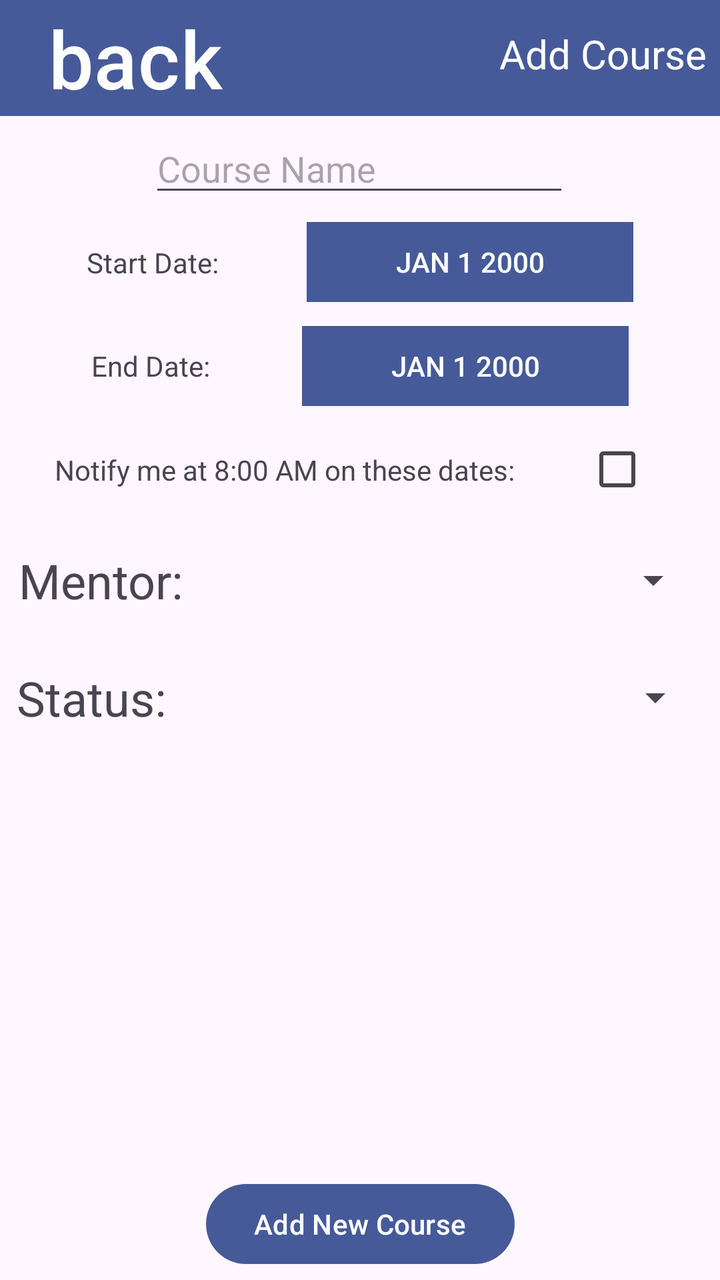
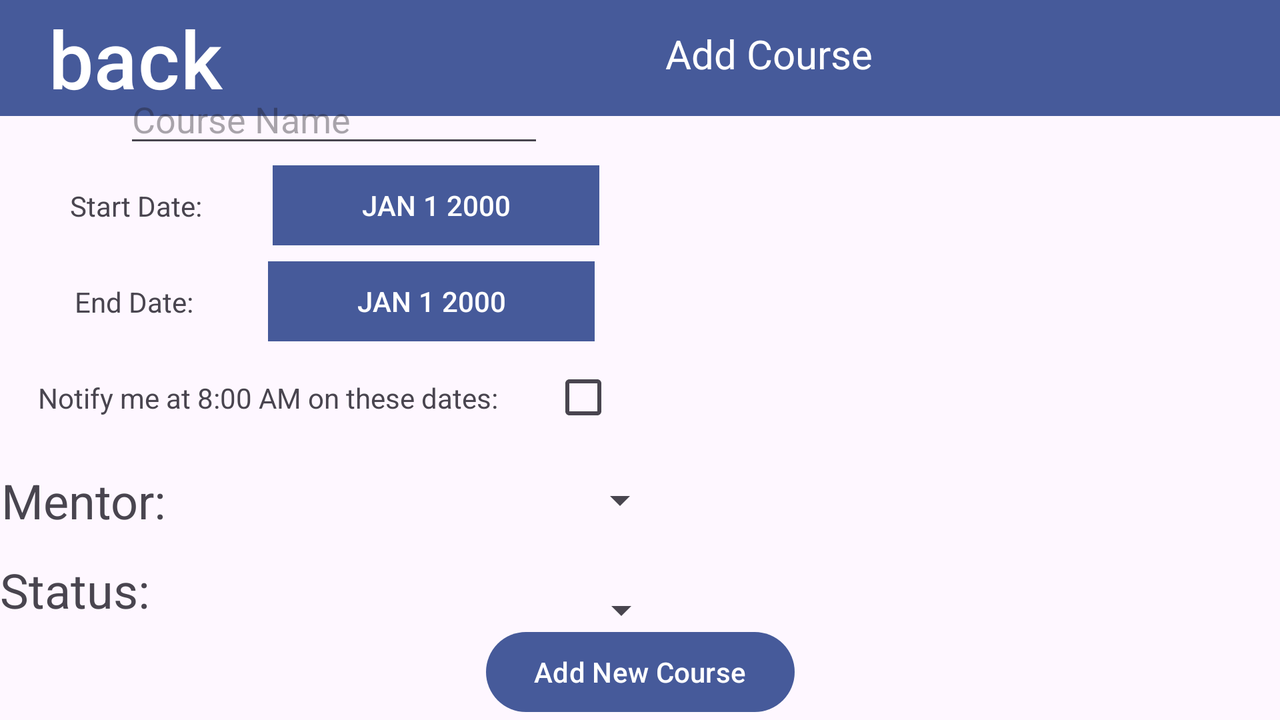

An Android layout and its configuration variant, each rendered on a device that would load it. The default file and the variant file are quoted in full after the pictures.
<!-- AndroidManifest.xml: application theme Theme.C195MobileApp -->
<!-- res/layout/coursedetailactivity.xml -->
<?xml version="1.0" encoding="utf-8"?>
<androidx.constraintlayout.widget.ConstraintLayout xmlns:android="http://schemas.android.com/apk/res/android"
    xmlns:app="http://schemas.android.com/apk/res-auto"
    android:layout_width="match_parent"
    android:layout_height="match_parent"
    xmlns:tools="http://schemas.android.com/tools"
    tools:context=".controllers.CourseDetailController">

    <TextView
        android:id="@+id/Header"
        android:layout_width="0dp"
        android:layout_height="58dp"
        android:background="#465A9A"
        android:paddingTop="40px"
        android:paddingRight="20px"
        android:text="Add Course"
        android:textAlignment="viewEnd"
        android:textColor="#FFFFFF"
        android:textSize="20sp"
        app:layout_constraintEnd_toEndOf="parent"
        app:layout_constraintHorizontal_bias="0.0"
        app:layout_constraintStart_toEndOf="@+id/BackButton"
        app:layout_constraintTop_toTopOf="parent" />

    <Button
        android:id="@+id/BackButton"
        android:layout_width="0dp"
        android:layout_height="58dp"
        android:backgroundTint="#465A9A"
        android:insetTop="0dp"
        android:insetBottom="0dp"
        android:paddingTop="0dp"
        android:paddingBottom="0dp"
        android:text="back"
        android:textSize="40sp"
        app:cornerRadius="0dp"
        app:layout_constraintStart_toStartOf="parent"
        app:layout_constraintTop_toTopOf="parent" />

    <EditText
        android:id="@+id/editName"
        android:layout_width="wrap_content"
        android:layout_height="wrap_content"
        android:ems="10"
        android:hint="Course Name"
        android:inputType="text"
        app:layout_constraintBottom_toTopOf="@+id/editStart"
        app:layout_constraintEnd_toEndOf="parent"
        app:layout_constraintHorizontal_bias="0.497"
        app:layout_constraintStart_toStartOf="parent"
        app:layout_constraintTop_toBottomOf="@+id/Header" />

    <TextView
        android:id="@+id/sdTextView"
        android:layout_width="wrap_content"
        android:layout_height="wrap_content"
        android:text="Start Date:"
        app:layout_constraintEnd_toStartOf="@+id/editStart"
        app:layout_constraintStart_toStartOf="parent"
        app:layout_constraintTop_toBottomOf="@+id/editName"
        app:layout_constraintBottom_toTopOf="@id/editEnd"/>

    <Button
        android:id="@+id/editStart"
        android:layout_width="wrap_content"
        android:layout_height="wrap_content"
        android:ems="10"
        android:text="JAN 1 2000"
        android:inputType="date"
        android:onClick="openDatePicker"
        app:backgroundTint="#FF465A9A"
        app:cornerRadius="0dp"
        app:layout_constraintEnd_toEndOf="parent"
        app:layout_constraintStart_toEndOf="@id/sdTextView"
        app:layout_constraintTop_toBottomOf="@+id/editName"
        app:rippleColor="@android:color/white"
        app:layout_constraintBottom_toTopOf="@id/editEnd"/>

    <TextView
        android:id="@+id/edTextView"
        android:layout_width="wrap_content"
        android:layout_height="wrap_content"
        android:text="End Date:"
        app:layout_constraintEnd_toStartOf="@+id/editEnd"
        app:layout_constraintStart_toStartOf="parent"
        app:layout_constraintTop_toBottomOf="@+id/editStart"
        app:layout_constraintBottom_toTopOf="@id/notiBox"/>

    <Button
        android:id="@+id/editEnd"
        android:layout_width="wrap_content"
        android:layout_height="wrap_content"
        android:ems="10"
        android:text="JAN 1 2000"
        android:inputType="date"
        android:onClick="openDatePicker"
        app:backgroundTint="#FF465A9A"
        app:cornerRadius="0dp"
        app:layout_constraintEnd_toEndOf="parent"
        app:layout_constraintStart_toEndOf="@id/edTextView"
        app:layout_constraintTop_toBottomOf="@+id/editStart"
        app:layout_constraintBottom_toTopOf="@id/notiBox"/>

    <TextView
        android:id="@+id/notiText"
        android:layout_width="wrap_content"
        android:layout_height="wrap_content"
        android:text="Notify me at 8:00 AM on these dates:"
        app:layout_constraintBottom_toTopOf="@id/mentorSpinner"
        app:layout_constraintEnd_toStartOf="@id/notiBox"
        app:layout_constraintStart_toStartOf="parent"
        app:layout_constraintTop_toBottomOf="@id/editEnd" />

    <CheckBox
        android:id="@+id/notiBox"
        android:layout_width="wrap_content"
        android:layout_height="wrap_content"
        app:layout_constraintBottom_toTopOf="@id/mentorSpinner"
        app:layout_constraintEnd_toEndOf="parent"
        app:layout_constraintStart_toEndOf="@+id/notiText"
        app:layout_constraintTop_toBottomOf="@id/editEnd" />

    <TextView
        android:id="@+id/mentorLabel"
        android:layout_width="wrap_content"
        android:layout_height="wrap_content"
        android:text="Mentor:"
        android:textSize="24sp"
        app:layout_constraintBottom_toTopOf="@+id/statusSpinner"
        app:layout_constraintEnd_toStartOf="@+id/mentorSpinner"
        app:layout_constraintStart_toStartOf="parent"
        app:layout_constraintTop_toBottomOf="@+id/notiBox" />

    <Spinner
        android:id="@+id/mentorSpinner"
        android:layout_width="250dp"
        android:layout_height="55dp"
        app:layout_constraintBottom_toTopOf="@id/statusSpinner"
        app:layout_constraintEnd_toEndOf="parent"
        app:layout_constraintStart_toEndOf="@id/mentorLabel"
        app:layout_constraintTop_toBottomOf="@id/notiBox" />

    <TextView
        android:id="@+id/statusLabel"
        android:layout_width="wrap_content"
        android:layout_height="wrap_content"
        android:layout_marginRight="5dp"
        android:text="Status:"
        android:textSize="24dp"
        app:layout_constraintBottom_toTopOf="@+id/assessmentListView"
        app:layout_constraintEnd_toStartOf="@+id/statusSpinner"
        app:layout_constraintStart_toStartOf="parent"
        app:layout_constraintTop_toBottomOf="@+id/mentorSpinner" />

    <Spinner
        android:id="@+id/statusSpinner"
        android:layout_width="250dp"
        android:layout_height="55dp"
        android:layout_marginLeft="5dp"
        app:layout_constraintBottom_toTopOf="@id/assessmentListView"
        app:layout_constraintEnd_toEndOf="parent"
        app:layout_constraintStart_toEndOf="@id/statusLabel"
        app:layout_constraintTop_toBottomOf="@id/mentorSpinner" />

    <ListView
        android:id="@+id/assessmentListView"
        android:layout_width="match_parent"
        android:layout_height="204dp"
        android:choiceMode="multipleChoice"
        app:layout_constraintBottom_toTopOf="@+id/AddCourseButton"
        app:layout_constraintEnd_toEndOf="parent"
        app:layout_constraintHorizontal_bias="0.0"
        app:layout_constraintStart_toStartOf="parent"
        app:layout_constraintTop_toBottomOf="@id/statusSpinner" />

    <Button
        android:id="@+id/AddCourseButton"
        android:layout_width="wrap_content"
        android:layout_height="wrap_content"
        android:text="Add New Course"
        app:backgroundTint="#FF465A9A"
        app:layout_constraintBottom_toBottomOf="parent"
        app:layout_constraintEnd_toStartOf="@id/deleteCourseButton"
        app:layout_constraintStart_toStartOf="parent"
        app:layout_constraintTop_toBottomOf="@id/assessmentListView" />

    <Button
        android:id="@+id/deleteCourseButton"
        android:layout_width="wrap_content"
        android:layout_height="wrap_content"
        android:text="Delete Course"
        android:visibility="gone"
        android:layout_marginLeft="40dp"
        app:backgroundTint="#FF465A9A"
        app:layout_constraintBottom_toBottomOf="parent"
        app:layout_constraintEnd_toEndOf="parent"
        app:layout_constraintStart_toEndOf="@id/AddCourseButton"
        app:layout_constraintTop_toBottomOf="@id/assessmentListView" />

</androidx.constraintlayout.widget.ConstraintLayout>
<!-- resources referenced by this layout -->
<resources>
  <style name="Theme.C195MobileApp" parent="Base.Theme.C195MobileApp" />
  <style name="Base.Theme.C195MobileApp" parent="Theme.Material3.DayNight.NoActionBar">
          
          
      </style>
</resources>
<!-- res/layout-land/coursedetailactivity.xml (the repository's variant of the layout above) -->
<!-- drawn on the phone turned sideways -->
<?xml version="1.0" encoding="utf-8"?>
<androidx.constraintlayout.widget.ConstraintLayout xmlns:android="http://schemas.android.com/apk/res/android"
    xmlns:app="http://schemas.android.com/apk/res-auto"
    android:layout_width="match_parent"
    android:layout_height="match_parent"
    xmlns:tools="http://schemas.android.com/tools"
    tools:context=".controllers.CourseDetailController">

    <TextView
        android:id="@+id/Header"
        android:layout_width="0dp"
        android:layout_height="58dp"
        android:background="#465A9A"
        android:paddingTop="40px"
        android:paddingRight="20px"
        android:text="Add Course"
        android:textAlignment="center"
        android:textColor="#FFFFFF"
        android:textSize="20sp"
        app:layout_constraintEnd_toEndOf="parent"
        app:layout_constraintHorizontal_bias="0.0"
        app:layout_constraintStart_toEndOf="@+id/BackButton"
        app:layout_constraintTop_toTopOf="parent" />

    <Button
        android:id="@+id/BackButton"
        android:layout_width="0dp"
        android:layout_height="58dp"
        android:backgroundTint="#465A9A"
        android:insetTop="0dp"
        android:insetBottom="0dp"
        android:paddingTop="0dp"
        android:paddingBottom="0dp"
        android:text="back"
        android:textSize="40sp"
        app:cornerRadius="0dp"
        app:layout_constraintStart_toStartOf="parent"
        app:layout_constraintTop_toTopOf="parent" />

    <EditText
        android:id="@+id/editName"
        android:layout_width="wrap_content"
        android:layout_height="wrap_content"
        android:ems="10"
        android:hint="Course Name"
        android:inputType="text"
        app:layout_constraintBottom_toTopOf="@+id/editStart"
        app:layout_constraintEnd_toStartOf="@id/assessmentListView"
        app:layout_constraintHorizontal_bias="0.497"
        app:layout_constraintStart_toStartOf="parent"
        app:layout_constraintTop_toBottomOf="@+id/Header" />

    <TextView
        android:id="@+id/sdTextView"
        android:layout_width="wrap_content"
        android:layout_height="wrap_content"
        android:text="Start Date:"
        app:layout_constraintEnd_toStartOf="@+id/editStart"
        app:layout_constraintStart_toStartOf="parent"
        app:layout_constraintTop_toBottomOf="@+id/editName"
        app:layout_constraintBottom_toTopOf="@id/editEnd"/>

    <Button
        android:id="@+id/editStart"
        android:layout_width="wrap_content"
        android:layout_height="wrap_content"
        android:ems="10"
        android:text="JAN 1 2000"
        android:inputType="date"
        android:onClick="openDatePicker"
        app:backgroundTint="#FF465A9A"
        app:cornerRadius="0dp"
        app:layout_constraintEnd_toStartOf="@id/assessmentListView"
        app:layout_constraintStart_toEndOf="@id/sdTextView"
        app:layout_constraintTop_toBottomOf="@+id/editName"
        app:rippleColor="@android:color/white"
        app:layout_constraintBottom_toTopOf="@id/editEnd"/>

    <TextView
        android:id="@+id/edTextView"
        android:layout_width="wrap_content"
        android:layout_height="wrap_content"
        android:text="End Date:"
        app:layout_constraintEnd_toStartOf="@+id/editEnd"
        app:layout_constraintStart_toStartOf="parent"
        app:layout_constraintTop_toBottomOf="@+id/editStart"
        app:layout_constraintBottom_toTopOf="@id/notiBox"/>

    <Button
        android:id="@+id/editEnd"
        android:layout_width="wrap_content"
        android:layout_height="wrap_content"
        android:ems="10"
        android:text="JAN 1 2000"
        android:inputType="date"
        android:onClick="openDatePicker"
        app:backgroundTint="#FF465A9A"
        app:cornerRadius="0dp"
        app:layout_constraintEnd_toStartOf="@id/assessmentListView"
        app:layout_constraintStart_toEndOf="@id/edTextView"
        app:layout_constraintTop_toBottomOf="@+id/editStart"
        app:layout_constraintBottom_toTopOf="@id/notiBox"/>

    <TextView
        android:id="@+id/notiText"
        android:layout_width="wrap_content"
        android:layout_height="wrap_content"
        android:text="Notify me at 8:00 AM on these dates:"
        app:layout_constraintBottom_toTopOf="@id/mentorSpinner"
        app:layout_constraintEnd_toStartOf="@id/notiBox"
        app:layout_constraintStart_toStartOf="parent"
        app:layout_constraintTop_toBottomOf="@id/editEnd" />

    <CheckBox
        android:id="@+id/notiBox"
        android:layout_width="wrap_content"
        android:layout_height="wrap_content"
        app:layout_constraintBottom_toTopOf="@id/mentorSpinner"
        app:layout_constraintEnd_toStartOf="@id/assessmentListView"
        app:layout_constraintStart_toEndOf="@+id/notiText"
        app:layout_constraintTop_toBottomOf="@id/editEnd" />

    <TextView
        android:id="@+id/mentorLabel"
        android:layout_width="wrap_content"
        android:layout_height="wrap_content"
        android:text="Mentor:"
        android:textSize="24sp"
        app:layout_constraintBottom_toTopOf="@+id/statusSpinner"
        app:layout_constraintEnd_toStartOf="@+id/mentorSpinner"
        app:layout_constraintStart_toStartOf="parent"
        app:layout_constraintTop_toBottomOf="@+id/notiBox" />

    <Spinner
        android:id="@+id/mentorSpinner"
        android:layout_width="250dp"
        android:layout_height="55dp"
        app:layout_constraintBottom_toTopOf="@id/statusSpinner"
        app:layout_constraintEnd_toStartOf="@id/assessmentListView"
        app:layout_constraintStart_toEndOf="@id/mentorLabel"
        app:layout_constraintTop_toBottomOf="@id/notiBox" />

    <TextView
        android:id="@+id/statusLabel"
        android:layout_width="wrap_content"
        android:layout_height="wrap_content"
        android:layout_marginRight="5dp"
        android:text="Status:"
        android:textSize="24dp"
        app:layout_constraintBottom_toTopOf="@+id/AddCourseButton"
        app:layout_constraintEnd_toStartOf="@+id/statusSpinner"
        app:layout_constraintStart_toStartOf="parent"
        app:layout_constraintTop_toBottomOf="@+id/mentorSpinner" />

    <Spinner
        android:id="@+id/statusSpinner"
        android:layout_width="250dp"
        android:layout_height="55dp"
        android:layout_marginLeft="5dp"
        app:layout_constraintBottom_toTopOf="@id/AddCourseButton"
        app:layout_constraintEnd_toStartOf="@id/assessmentListView"
        app:layout_constraintStart_toEndOf="@id/statusLabel"
        app:layout_constraintTop_toBottomOf="@id/mentorSpinner" />

    <ListView
        android:id="@+id/assessmentListView"
        android:layout_width="300dp"
        android:layout_height="200dp"
        android:choiceMode="multipleChoice"
        app:layout_constraintBottom_toTopOf="@+id/AddCourseButton"
        app:layout_constraintEnd_toEndOf="parent"
        app:layout_constraintHorizontal_bias="0.0"
        app:layout_constraintStart_toEndOf="@id/editEnd"
        app:layout_constraintTop_toBottomOf="@id/Header" />

    <Button
        android:id="@+id/AddCourseButton"
        android:layout_width="wrap_content"
        android:layout_height="wrap_content"
        android:text="Add New Course"
        app:backgroundTint="#FF465A9A"
        app:layout_constraintBottom_toBottomOf="parent"
        app:layout_constraintEnd_toStartOf="@id/deleteCourseButton"
        app:layout_constraintStart_toStartOf="parent"
        app:layout_constraintTop_toBottomOf="@id/assessmentListView" />

    <Button
        android:id="@+id/deleteCourseButton"
        android:layout_width="wrap_content"
        android:layout_height="wrap_content"
        android:text="Delete Course"
        android:visibility="gone"
        android:layout_marginLeft="40dp"
        app:backgroundTint="#FF465A9A"
        app:layout_constraintBottom_toBottomOf="parent"
        app:layout_constraintEnd_toEndOf="parent"
        app:layout_constraintStart_toEndOf="@id/AddCourseButton"
        app:layout_constraintTop_toBottomOf="@id/assessmentListView" />

</androidx.constraintlayout.widget.ConstraintLayout>
